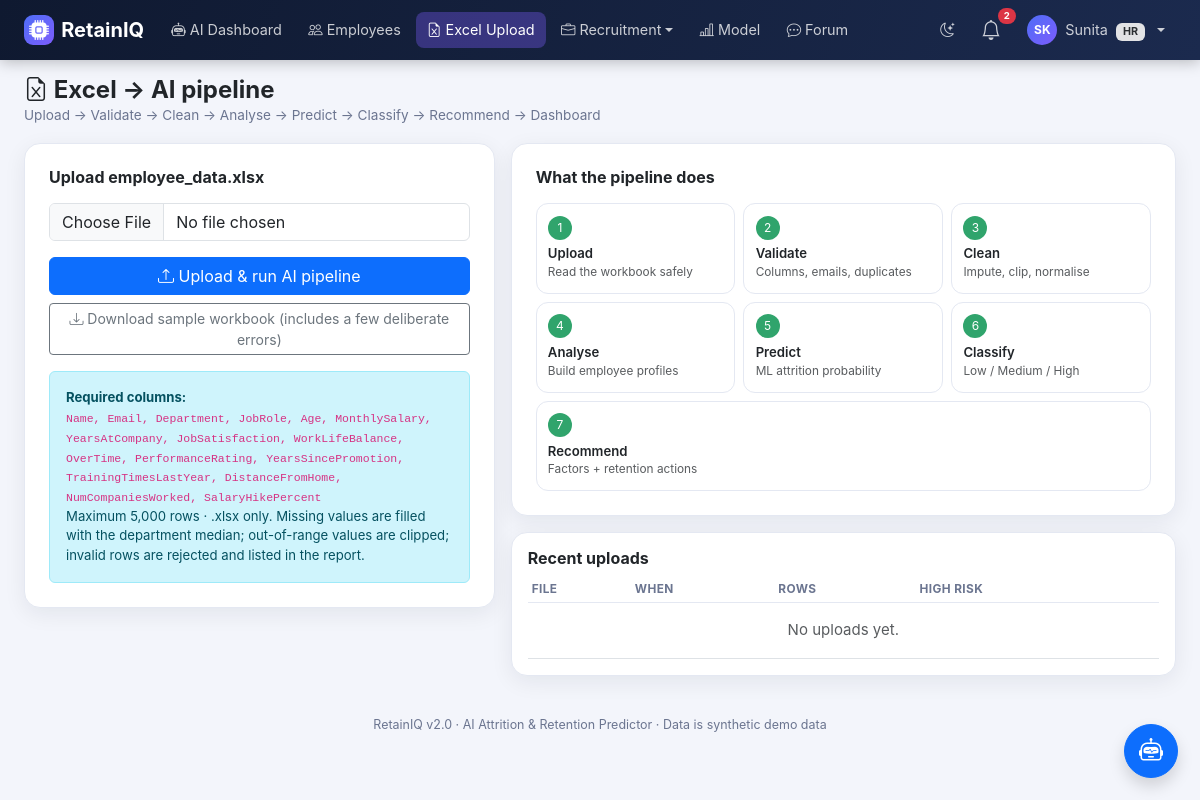
Screenshot of /hr/upload (signed in) with the database file from the repository.
### models.py (models this page shows, shortened)
class User(db.Model, UserMixin):
    id = db.Column(db.Integer, primary_key=True)
    name = db.Column(db.String(120), nullable=False)
    email = db.Column(db.String(120), unique=True, nullable=False, index=True)
    password_hash = db.Column(db.String(255), nullable=False)
    role = db.Column(db.String(20), nullable=False)
    department_id = db.Column(db.Integer, db.ForeignKey("department.id"))
    manager_id = db.Column(db.Integer, db.ForeignKey("user.id"), nullable=True)
    is_active_flag = db.Column(db.Boolean, default=True)
    created_at = db.Column(db.DateTime, default=utcnow)
    last_login_at = db.Column(db.DateTime)
    failed_login_count = db.Column(db.Integer, default=0)
    locked_until = db.Column(db.DateTime)
    must_change_password = db.Column(db.Boolean, default=False)
    department = db.relationship("Department", backref="users")
    manager = db.relationship("User", remote_side=[id], backref="direct_reports")
    employee_profile = db.relationship("Employee", backref="user", uselist=False)
    @property
    def is_active(self):
        return bool(self.is_active_flag)
    @property
    def role_label(self):
        return ROLE_LABELS.get(self.role, self.role.replace("_", " ").title())
    @property
    def initials(self):
        parts = (self.name or "?").split()
        return (parts[0][0] + (parts[-1][0] if len(parts) > 1 else "")).upper()

### routes/hr.py (the view, shortened to what this page needs)
@bp.route("/upload", methods=["GET", "POST"])
@permission_required("upload_excel")
def upload():
    return render_template("hr/upload.html", required=excel_pipeline.REQUIRED,
                           batches=UploadBatch.query.order_by(UploadBatch.created_at.desc()).limit(8).all())

### routes/hr.py (called while the page is built)
@bp.before_request
@login_required
@roles_required("hr", "super_admin")
def guard():
    pass

### security.py (called while the page is built)
def csrf_token():
    if "_csrf" not in session:
        session["_csrf"] = secrets.token_urlsafe(32)
    return session["_csrf"]

def csrf_input():
    return Markup(f'<input type="hidden" name="csrf_token" value="{csrf_token()}">')

def has_permission(user, perm):
    from models import RolePermission
    if not getattr(user, "is_authenticated", False):
        return False
    if user.role == "super_admin":
        return True
    cache = g.setdefault("_perm_cache", {})
    if user.role not in cache:
        cache[user.role] = {rp.permission for rp in RolePermission.query.filter_by(role=user.role)}
    return perm in cache[user.role]

def permission_required(*perms):
    def deco(fn):
        @wraps(fn)
        def wrapper(*a, **kw):
            if not current_user.is_authenticated:
                abort(401)
            if not all(has_permission(current_user, p) for p in perms):
                abort(403)
            return fn(*a, **kw)
        return wrapper
    return deco

### utils.py (called while the page is built)
def roles_required(*roles):
    def decorator(fn):
        @wraps(fn)
        def wrapper(*args, **kwargs):
            if not current_user.is_authenticated:
                abort(401)
            if current_user.role not in roles:
                abort(403)
            return fn(*args, **kwargs)
        return wrapper
    return decorator

### templates/hr/upload.html (shortened to what this page needs)
{% extends "base.html" %}
{% block content %}
<div class="page-head"><div><h4><i class="bi bi-file-earmark-excel"></i> Excel → AI pipeline</h4><div class="sub">Upload → Validate → Clean → Analyse → Predict → Classify → Recommend → Dashboard</div></div></div>
<div class="row g-3">
  <div class="col-lg-5"><div class="card-soft p-4">
    <h6 class="fw-bold mb-3">Upload employee_data.xlsx</h6>
    <form method="POST" enctype="multipart/form-data">{{ csrf_input() }}
      <input class="form-control mb-3" type="file" name="file" accept=".xlsx" required>
      <button class="btn btn-primary w-100"><i class="bi bi-upload"></i> Upload &amp; run AI pipeline</button></form>
    <a href="{{ url_for('hr.upload_template') }}" class="btn btn-outline-secondary btn-sm w-100 mt-2"><i class="bi bi-download"></i> Download sample workbook (includes a few deliberate errors)</a>
    <div class="alert alert-info small mt-3 mb-0"><strong>Required columns:</strong><br><code>{{ required|join(', ') }}</code><br>Maximum 5,000 rows · .xlsx only. Missing values are filled with the department median; out-of-range values are clipped; invalid rows are rejected and listed in the report.</div></div></div>
  <div class="col-lg-7"><div class="card-soft p-4 mb-3"><h6 class="fw-bold mb-3">What the pipeline does</h6>
    <div class="pipeline">{% for s, d in [('Upload','Read the workbook safely'),('Validate','Columns, emails, duplicates'),('Clean','Impute, clip, normalise'),('Analyse','Build employee profiles'),('Predict','ML attrition probability'),('Classify','Low / Medium / High'),('Recommend','Factors + retention actions')] %}
      <div class="pipe-stage"><span class="num">{{ loop.index }}</span><div class="fw-semibold small">{{ s }}</div><div class="text-muted" style="font-size:.74rem">{{ d }}</div></div>{% endfor %}</div></div>
    <div class="card-soft p-3"><h6 class="fw-bold">Recent uploads</h6><table class="table table-sm mb-0"><thead><tr><th>File</th><th>When</th><th>Rows</th><th>High risk</th><th></th></tr></thead><tbody>
      {% for b in batches %}<tr><td class="small">{{ b.filename }}</td><td class="small text-muted">{{ b.created_at.strftime('%d %b %H:%M') }}</td><td>{{ b.rows_valid }}/{{ b.rows_total }}</td><td><span class="badge badge-risk-High">{{ b.high_risk }}</span></td><td class="text-end"><a href="{{ url_for('hr.upload_result', batch_id=b.id) }}">Report</a></td></tr>
      {% else %}<tr><td colspan="5" class="text-muted text-center py-3">No uploads yet.</td></tr>{% endfor %}</tbody></table></div></div>
</div>
{% endblock %}

### templates/base.html (shortened to what this page needs)
<!DOCTYPE html>
<html lang="en" data-bs-theme="light">
<head>
<link href="{{ url_for('static', filename='vendor/bootstrap/bootstrap.min.css') }}" rel="stylesheet">
<link href="{{ url_for('static', filename='vendor/bootstrap-icons/bootstrap-icons.min.css') }}" rel="stylesheet">
<link href="{{ url_for('static', filename='css/style.css') }}" rel="stylesheet">
</head>
<body>
{% if current_user.is_authenticated %}
<nav class="navbar navbar-expand-xl navbar-dark app-navbar sticky-top">
  <div class="container-fluid px-lg-4">
    <a class="navbar-brand fw-bold d-flex align-items-center" href="{{ url_for('auth.dashboard') }}">
      <span class="brand-mark"><i class="bi bi-cpu-fill"></i></span>RetainIQ
    </a>
    <div class="collapse navbar-collapse" id="navMain">
      <ul class="navbar-nav me-auto gap-xl-1">
        {% for it in nav_items %}
          {% if it.children %}
          <li class="nav-item dropdown">
            <a class="nav-link dropdown-toggle" href="#" role="button" data-bs-toggle="dropdown"><i class="bi bi-{{ it.icon }}"></i> {{ it.label }}</a>
          </li>
          {% else %}
          <li class="nav-item"><a class="nav-link {{ 'active' if request.endpoint == it.endpoint }}" href="{{ url_for(it.endpoint) }}"><i class="bi bi-{{ it.icon }}"></i> {{ it.label }}</a></li>
          {% endif %}
        {% endfor %}
      </ul>
      <ul class="navbar-nav align-items-xl-center gap-1">
        <li class="nav-item"><a class="nav-link" href="#" onclick="toggleTheme();return false;" title="Toggle dark mode"><i id="themeIcon" class="bi bi-moon-stars"></i></a></li>
        <li class="nav-item dropdown">
          <a class="nav-link position-relative" href="#" role="button" data-bs-toggle="dropdown" aria-label="Notifications">
            <i class="bi bi-bell fs-5"></i>
            {% if nav_unread_count %}<span class="badge rounded-pill bg-danger notif-badge">{{ nav_unread_count }}</span>{% endif %}
          </a>
        </li>
        <li class="nav-item dropdown">
          <a class="nav-link dropdown-toggle d-flex align-items-center gap-2" href="#" role="button" data-bs-toggle="dropdown">
            <span class="avatar">{{ current_user.initials }}</span>
            <span class="d-xl-inline">{{ current_user.name.split()[0] }} <span class="badge bg-secondary-subtle text-secondary-emphasis ms-1">{{ current_user.role_label }}</span></span>
          </a>
        </li>
      </ul>
    </div>
  </div>
</nav>
{% endif %}
<main class="container-fluid px-lg-4 py-3">
  {% block content %}{% endblock %}
</main>
<footer class="app-foot">RetainIQ v2.0 · AI Attrition &amp; Retention Predictor · Data is synthetic demo data</footer>
{% if current_user.is_authenticated and can_assistant and request.endpoint != 'hr.dashboard' %}
<button class="btn btn-primary rounded-circle shadow position-fixed" style="right:22px;bottom:22px;width:54px;height:54px;z-index:1040" data-bs-toggle="offcanvas" data-bs-target="#assistantPanel" aria-label="Open AI assistant"><i class="bi bi-robot fs-4"></i></button>
{% endif %}
</body>
</html>

### static/css/style.css (style rules this page uses)
:root { --brand:#4f6ef7; --brand-2:#7c5cfc; --navy:#0f1930; --navy-2:#1b2a4e; --risk-high:#e5484d; --risk-medium:#f5a524; --risk-low:#30a46c; --surface:#ffffff; --soft:#f3f5fb; --line:#e4e8f2; --muted:#6b7590; --shadow:0 6px 22px rgba(15,25,48,.07); }
body { background:var(--soft);font-family:"Inter","Segoe UI",system-ui,-apple-system,Roboto,sans-serif;font-size:.94rem }
.app-navbar { background:linear-gradient(110deg,var(--navy),var(--navy-2));box-shadow:0 2px 14px rgba(0,0,0,.25) }
.app-navbar .nav-link { white-space:nowrap;color:rgba(255,255,255,.78)!important;border-radius:8px;padding:.45rem .7rem!important;font-size:.9rem }
.app-navbar .nav-link.active { color:#fff!important;background:rgba(124,92,252,.35) }
.brand-mark { display:inline-flex;width:30px;height:30px;border-radius:9px;align-items:center;justify-content:center; background:linear-gradient(135deg,var(--brand),var(--brand-2));color:#fff;margin-right:.45rem }
.avatar { width:30px;height:30px;border-radius:50%;background:linear-gradient(135deg,var(--brand),var(--brand-2)); color:#fff;display:inline-flex;align-items:center;justify-content:center;font-size:.75rem;font-weight:700 }
.notif-badge { position:absolute;top:0;right:-4px;font-size:.6rem }
.card-soft,.kpi-card,.risk-card { background:var(--surface);border:1px solid var(--line);border-radius:16px;box-shadow:var(--shadow) }
.page-head { display:flex;flex-wrap:wrap;align-items:center;justify-content:space-between;gap:.75rem;margin-bottom:1.1rem }
.page-head h4 { margin:0;font-weight:750 }
.page-head .sub { color:var(--muted);font-size:.85rem }
.pipeline { display:flex;flex-wrap:wrap;gap:.5rem }
.pipe-stage { flex:1 1 150px;border:1px solid var(--line);border-radius:12px;padding:.7rem;background:var(--surface);position:relative }
.pipe-stage .num { width:24px;height:24px;border-radius:50%;background:var(--risk-low);color:#fff;font-size:.75rem;display:inline-flex;align-items:center;justify-content:center;margin-bottom:.3rem }
.table>:not(caption)>*>* { vertical-align:middle }
.table thead th { font-size:.74rem;text-transform:uppercase;letter-spacing:.4px;color:var(--muted);font-weight:650;border-bottom-color:var(--line) }
footer.app-foot { color:var(--muted);font-size:.78rem;text-align:center;padding:1.5rem 0 1rem }

### rows the page displays
User: is_active_flag True (drawn), initials "SK", name "Sunita", role_label "HR"

### other values shown
{{ it.label }} "AI Dashboard" "Employees" "Excel Upload" "Model" "Forum"
{{ it.label }} "Recruitment"
{{ nav_unread_count }} "2"
{{ s }} "Upload" "Validate" "Clean" "Analyse" "Predict" "Classify" "Recommend"
{{ d }} "Read the workbook safely" "Columns, emails, duplicates" "Impute, clip, normalise" "Build employee profiles" "ML attrition probability" "Low / Medium / High" "Factors + retention actions"
